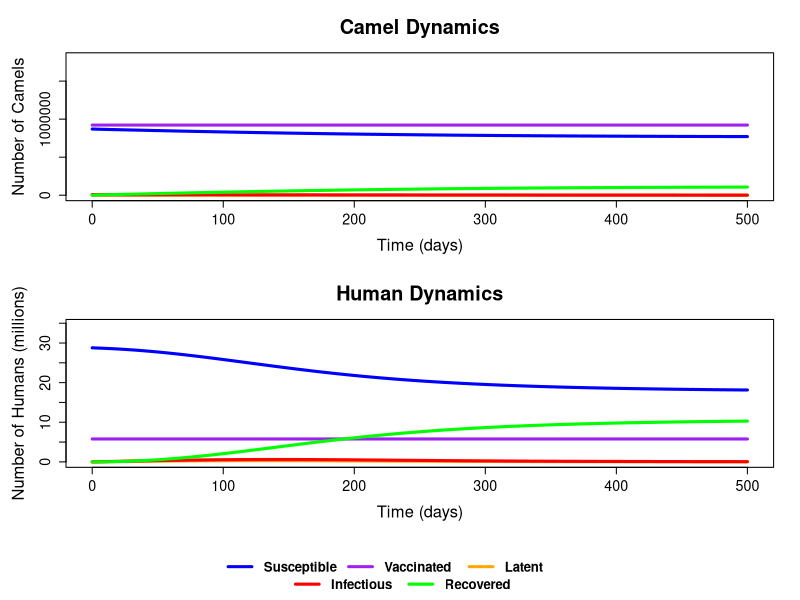
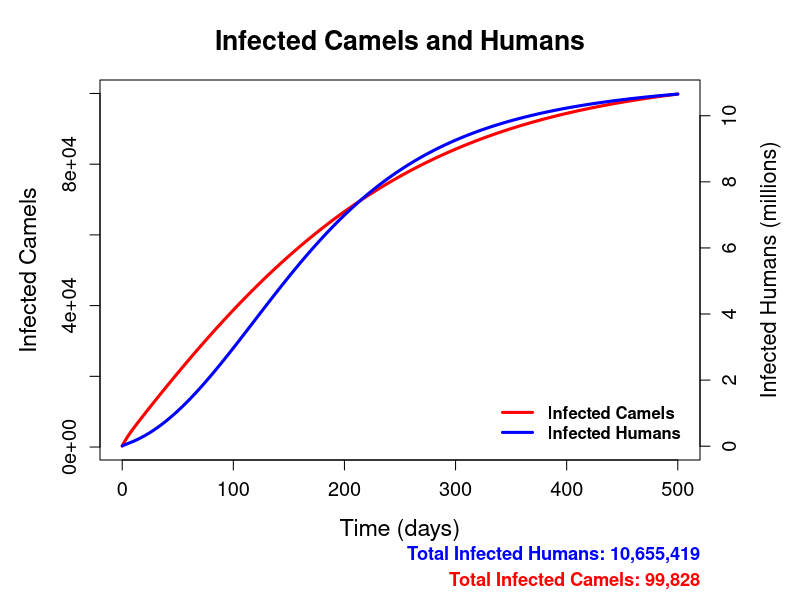
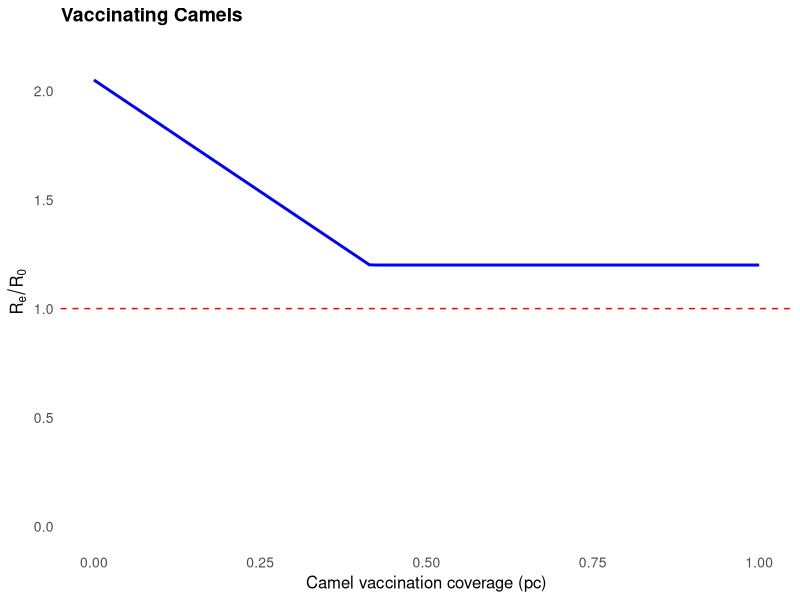
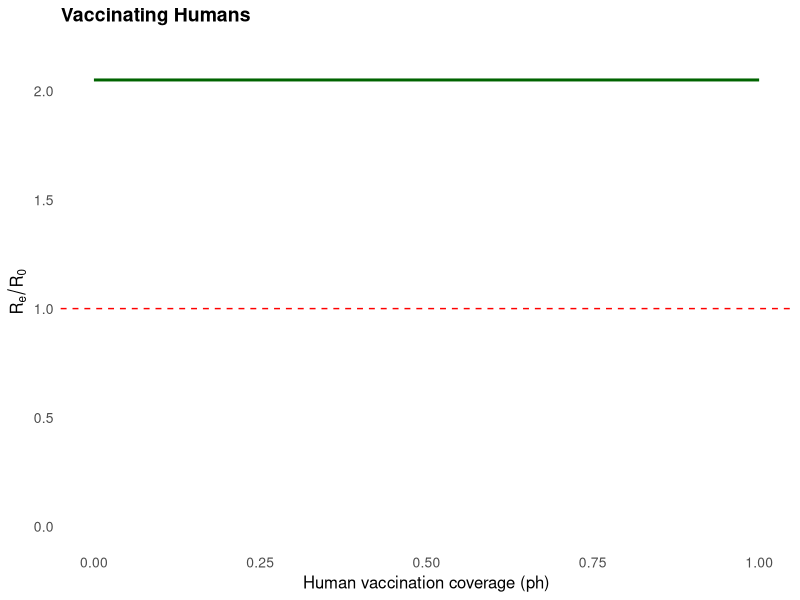
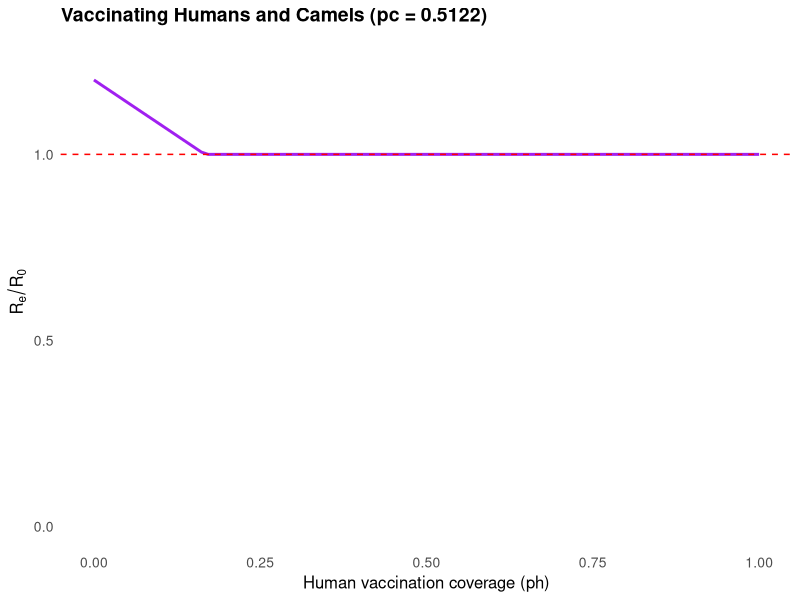
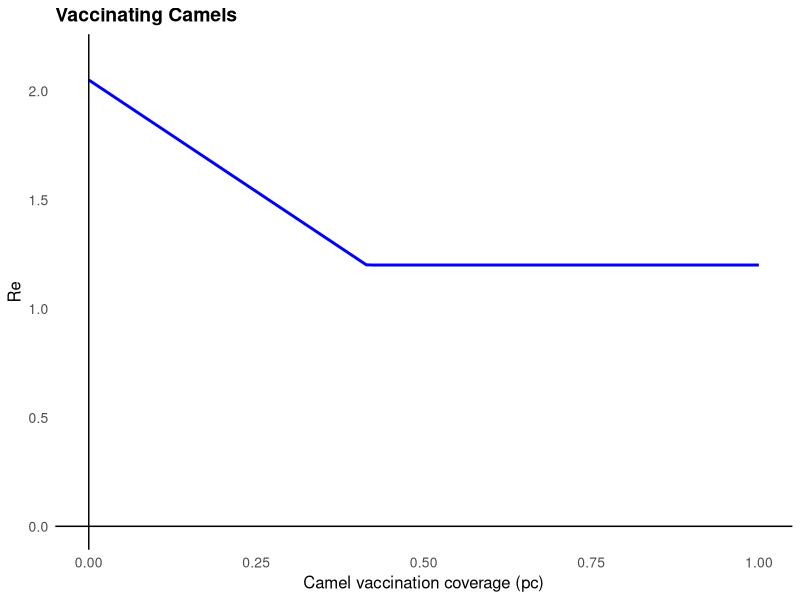
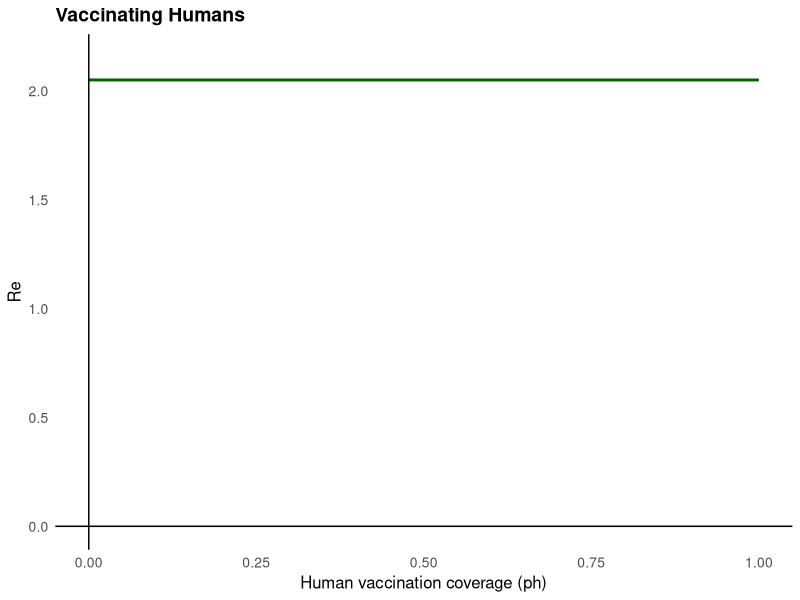
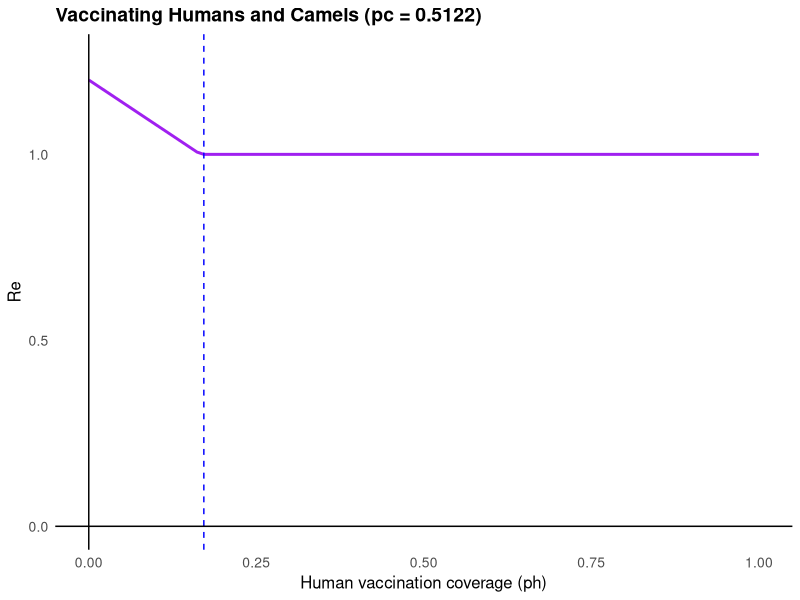

Source code (R) for these figures, in order:

library(deSolve)
########################################################################

#Ordinary differential Equations
sveir <- function(Time, State, pars){
  with(as.list(c(State,pars)),{
    Nc <- Xc + Vc + Wc + Yc + Zc  # Total camel population
    dXc <- - 1 * betacc * Xc * Yc/Nc + omegac * Vc 
    dVc <- -omegac * Vc 
    dWc <- betacc * Xc * Yc / Nc - sigmac * Wc
    dYc <- sigmac * Wc - gammac * Yc
    dZc <- gammac * Yc 
    Nh <- Xh + Vh + Wh + Yh + Zh  # Total human population
    dXh <- - 1 * betahh * Xh * Yh/Nh - 1 * betahc * Xh * Yc/Nc + omegah * Vh 
    dVh <- -omegah * Vh 
    dWh <- betahh * Xh * Yh / Nh + betahc * Xh * Yc / Nc - sigmah * Wh
    dYh <- sigmah * Wh - gammah * Yh - muh * Yh
    dZh <- gammah * Yh 
    return(list(c(dXc, dVc, dWc, dYc, dZc, dXh, dVh, dWh, dYh, dZh)))
  })
}

param_table <- read.csv("Data.csv", sep = ";", stringsAsFactors = FALSE)

run_index <- 5

if (run_index < 1 || run_index > nrow(param_table)) {
  stop("Invalid run index. Please choose a number between 1 and ", nrow(param_table))
}

row <- param_table[run_index, ]

cat("\n--- Running scenario", run_index, "---\n")

# Extract and construct parameter vector for the model
pars <- c(
  betacc = row$betacc,
  omegac = row$omegac,
  sigmac = row$sigmac,
  gammac = row$gammac,
  betahh = row$betahh,
  betahc = row$betahc,
  omegah = row$omegah,
  sigmah = row$sigmah,
  gammah = row$gammah,
  muh = row$muh
)

# Initial values from selected row
N0c <- row$N0c
pc  <- row$pc
Y0c <- row$Y0c
Z0c <- row$Z0c
W0c <- row$W0c
V0c <- pc * N0c
X0c <- (1 - pc) * N0c - Y0c - Z0c - W0c

N0h <- row$N0h
ph  <- row$ph
Y0h <- row$Y0h
Z0h <- row$Z0h
W0h <- row$W0h
V0h <- ph * N0h
X0h <- (1 - ph) * N0h - Y0h - Z0h - W0h

init <- c(Xc = X0c, Vc = V0c, Wc = W0c, Yc = Y0c, Zc = Z0c,
          Xh = X0h, Vh = V0h, Wh = W0h, Yh = Y0h, Zh = Z0h)

# Print parameter values
cat("Parameters used in the model run:\n")
print(pars)

# Print initial conditions
cat("\nInitial values used:\n")
print(init)

# Time settings
dt <- 0.5
sim_duration <- 500
times <- seq(0, sim_duration, by = dt)

# Solve ODEs
ode.out <- ode(init, times, sveir, pars)

# Reset graphics device safely
try(dev.off(), silent = TRUE)

# Set up a 3-row layout: 1 = Camel plot, 2 = Human plot, 3 = legend
layout(matrix(c(1, 2, 3), nrow = 3, byrow = TRUE), heights = c(4, 4, 1))

# Camel Dynamics Plot
par(mar = c(5, 5, 4, 2), cex.lab = 1.5, cex.axis = 1.3, cex.main = 1.8)
plot(ode.out[, 1], ode.out[, 2], type = "l", col = "blue", lwd = 3,
     ylim = c(0, N0c),
     xlab = "Time (days)", ylab = "Number of Camels",
     main = "Camel Dynamics")
lines(ode.out[, 1], ode.out[, 3], col = "purple", lwd = 3)
lines(ode.out[, 1], ode.out[, 4], col = "orange", lwd = 3)
lines(ode.out[, 1], ode.out[, 5], col = "red", lwd = 3)
lines(ode.out[, 1], ode.out[, 6], col = "green", lwd = 3)

# Human Dynamics Plot
par(mar = c(5, 5, 4, 2))
plot(ode.out[, 1], ode.out[, 7] / 1e6, type = "l", col = "blue", lwd = 3,
     ylim = c(0, N0h / 1e6),
     xlab = "Time (days)", ylab = "Number of Humans (millions)",
     main = "Human Dynamics")
lines(ode.out[, 1], ode.out[, 8] / 1e6, col = "purple", lwd = 3)
lines(ode.out[, 1], ode.out[, 9] / 1e6, col = "orange", lwd = 3)
lines(ode.out[, 1], ode.out[, 10] / 1e6, col = "red", lwd = 3)
lines(ode.out[, 1], ode.out[, 11] / 1e6, col = "green", lwd = 3)

# --- Unified Legend in Two Rows ---
par(mar = c(0, 0, 0, 0))
plot.new()

# Split legend text and colors into two rows
legend_labels_row1 <- c("Susceptible", "Vaccinated", "Latent")
legend_colors_row1 <- c("blue", "purple", "orange")

legend_labels_row2 <- c("Infectious", "Recovered")
legend_colors_row2 <- c("red", "green")

# Plot both rows manually using `legend()` twice
legend("center", legend = legend_labels_row1,
       col = legend_colors_row1, lwd = 3, horiz = TRUE,
       cex = 1.2, bty = "n", text.font = 2, y.intersp = 1)

legend("bottom", legend = legend_labels_row2,
       col = legend_colors_row2, lwd = 3, horiz = TRUE,
       cex = 1.2, bty = "n", text.font = 2, y.intersp = 1)


# #plot X against Y
# plot(x = ode.out[,2], y = ode.out[,5], type = "l", xlab ="X", ylab ="Y")
# s <- seq(length(ode.out[,2])-1)
# arrows(x0 = ode.out[s,2], y0 = ode.out[s,5], x1 = ode.out[s + 1,2], y1 =
#          ode.out[s + 1 ,5],length = .075)

# Reset layout and margins 
par(mfrow = c(1, 1))
par(mar = c(7, 5, 4, 5))  # enough bottom margin for text
par(cex.lab = 1.4, cex.axis = 1.2, cex.main = 1.6)

# Time step 
dt <- times[2] - times[1]

# Total camel population over time
Nc_t <- ode.out[, "Xc"] + ode.out[, "Vc"] + ode.out[, "Wc"] + ode.out[, "Yc"] + ode.out[, "Zc"]

# New and cumulative camel infections
new_infections_c <- pars["betacc"] * ode.out[, "Xc"] * ode.out[, "Yc"] / Nc_t
cumulative_infections_c <- cumsum(new_infections_c * dt)
final_infections_c <- round(tail(cumulative_infections_c, 1))

# Total human population over time 
Nh_t <- ode.out[, "Xh"] + ode.out[, "Vh"] + ode.out[, "Wh"] + ode.out[, "Yh"] + ode.out[, "Zh"]

# New and cumulative human infections
new_infections_h <- pars["betahh"] * ode.out[, "Xh"] * ode.out[, "Yh"] / Nh_t +
  pars["betahc"] * ode.out[, "Xh"] * ode.out[, "Yc"] / Nc_t
cumulative_infections_h <- cumsum(new_infections_h * dt)
final_infections_h <- round(tail(cumulative_infections_h, 1))

# Plot cumulative infected camels (left axis) 
plot(ode.out[, "time"], cumulative_infections_c, type = "l", lwd = 3, col = "red",
     xlab = "Time (days)", ylab = "Infected Camels",
     main = "Infected Camels and Humans")

# Add cumulative infected humans (right axis, in millions) 
par(new = TRUE)
plot(ode.out[, "time"], cumulative_infections_h / 1e6, type = "l", lwd = 3, col = "blue",
     axes = FALSE, xlab = "", ylab = "")
axis(side = 4)
mtext("Infected Humans (millions)", side = 4, line = 3, cex = 1.3)

# Add legend at bottom right INSIDE the plot 
legend("bottomright",
       legend = c("Infected Camels", "Infected Humans"),
       col = c("red", "blue"), lwd = 3, bty = "n", text.font = 2, inset = c(0.02, 0.02))

# Display total values BELOW the plot, aligned right 
# Use 'usr' to get x and y limits for positioning text
usr <- par("usr")
x_pos <- usr[2]  # right x-axis limit
y_pos <- usr[3] - 0.1 * (usr[4] - usr[3])  # slightly below plot area

# Place totals with right alignment
mtext(text = paste("Total Infected Camels:", format(final_infections_c, big.mark = ",")),
      side = 1, line = 5.5, adj = 1, cex = 1.1, col = "red", font = 2)

mtext(text = paste("Total Infected Humans:", format(final_infections_h, big.mark = ",")),
      side = 1, line = 4.2, adj = 1, cex = 1.1, col = "blue", font = 2)

# Load necessary library
library(ggplot2)

# Constants
Rcc <- 0.164 / 0.08
Rhh <- 0.0864 / (0.07 + 0.002)

# Re function
Re_function <- function(pc, ph) {
  term1 <- (1 - pc) * Rcc
  term2 <- (1 - ph) * Rhh
  0.5 * (term1 + term2 + abs(term1 - term2))  # sqrt(x^2) = |x|
}

# Theme for clean plots
clean_theme <- theme_minimal() +
  theme(
    panel.grid = element_blank(),
    plot.title = element_text(size = 14, face = "bold"),
    axis.title = element_text(size = 12),
    axis.text = element_text(size = 10)
  )

# 1. Vaccinating camels (ph = 0, varying pc)
pc_vals <- seq(0, 1, length.out = 100)
Re_camels <- sapply(pc_vals, function(pc) Re_function(pc, ph = 0))
df_camels <- data.frame(pc = pc_vals, Re = Re_camels)

ggplot(df_camels, aes(x = pc, y = Re)) +
  geom_line(color = "blue", size = 1) +
  geom_hline(yintercept = 1, linetype = "dashed", color = "red") +
  labs(
    title = "Vaccinating Camels",
    x = "Camel vaccination coverage (pc)",
    y = expression(R[e] / R[0])
  ) +
  ylim(0, max(df_camels$Re) * 1.05) +
  clean_theme

# 2. Vaccinating humans (pc = 0, varying ph)
ph_vals <- seq(0, 1, length.out = 100)
Re_humans <- sapply(ph_vals, function(ph) Re_function(pc = 0, ph))
df_humans <- data.frame(ph = ph_vals, Re = Re_humans)

ggplot(df_humans, aes(x = ph, y = Re)) +
  geom_line(color = "darkgreen", size = 1) +
  geom_hline(yintercept = 1, linetype = "dashed", color = "red") +
  labs(
    title = "Vaccinating Humans",
    x = "Human vaccination coverage (ph)",
    y = expression(R[e] / R[0])
  ) +
  ylim(0, max(df_humans$Re) * 1.05) +
  clean_theme

# 3. Vaccinating both (pc = 0.5122, varying ph)
Re_combined <- sapply(ph_vals, function(ph) Re_function(pc = 0.5122, ph))
df_combined <- data.frame(ph = ph_vals, Re = Re_combined)

ggplot(df_combined, aes(x = ph, y = Re)) +
  geom_line(color = "purple", size = 1) +
  geom_hline(yintercept = 1, linetype = "dashed", color = "red") +
  labs(
    title = "Vaccinating Humans and Camels (pc = 0.5122)",
    x = "Human vaccination coverage (ph)",
    y = expression(R[e] / R[0])
  ) +
  ylim(0, max(df_combined$Re) * 1.05) +
  clean_theme

# Plot 1 (Vaccinating Camels)
ggplot(df_camels, aes(x = pc, y = Re)) +
  geom_line(color = "blue", size = 1) +
  geom_hline(yintercept = 0, color = "black") +  # x-axis line
  geom_vline(xintercept = 0, color = "black") +  # y-axis line
  labs(
    title = "Vaccinating Camels",
    x = "Camel vaccination coverage (pc)",
    y = "Re"
  ) +
  ylim(0, max(df_camels$Re) * 1.05) +
  clean_theme

# Plot 2 (Vaccinating Humans)
ggplot(df_humans, aes(x = ph, y = Re)) +
  geom_line(color = "darkgreen", size = 1) +
  geom_hline(yintercept = 0, color = "black") +  # x-axis line
  geom_vline(xintercept = 0, color = "black") +  # y-axis line
  labs(
    title = "Vaccinating Humans",
    x = "Human vaccination coverage (ph)",
    y = "Re"
  ) +
  ylim(0, max(df_humans$Re) * 1.05) +
  clean_theme


# Find the ph value where Re = 1 (closest)
ph_critical <- df_combined$ph[which.min(abs(df_combined$Re - 1))]

ggplot(df_combined, aes(x = ph, y = Re)) +
  geom_line(color = "purple", size = 1) +
  geom_vline(xintercept = ph_critical, linetype = "dashed", color = "blue") +  # vertical dashed line at ph_critical
  geom_hline(yintercept = 0, color = "black") +  # x-axis line
  geom_vline(xintercept = 0, color = "black") +  # y-axis line
  labs(
    title = "Vaccinating Humans and Camels (pc = 0.5122)",
    x = "Human vaccination coverage (ph)",
    y = "Re"
  ) +
  ylim(0, max(df_combined$Re) * 1.05) +
  clean_theme
